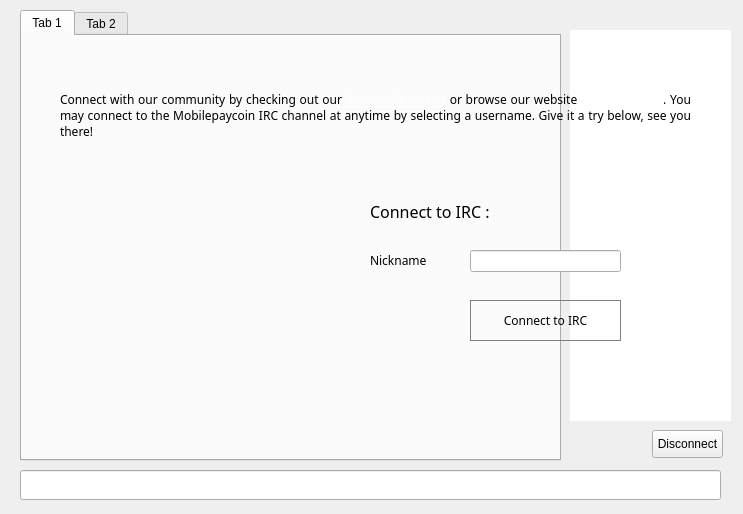
<?xml version="1.0" encoding="UTF-8"?>
<ui version="4.0">
 <class>ChatWindowClass</class>
 <widget class="QWidget" name="ChatWindowClass">
  <property name="geometry">
   <rect>
    <x>0</x>
    <y>0</y>
    <width>743</width>
    <height>514</height>
   </rect>
  </property>
  <widget class="QWidget" name="widget_2" native="true">
   <property name="geometry">
    <rect>
     <x>0</x>
     <y>0</y>
     <width>741</width>
     <height>511</height>
    </rect>
   </property>
   <widget class="QWidget" name="splitter" native="true">
    <property name="enabled">
     <bool>true</bool>
    </property>
    <property name="geometry">
     <rect>
      <x>10</x>
      <y>10</y>
      <width>721</width>
      <height>501</height>
     </rect>
    </property>
    <property name="styleSheet">
     <string notr="true"/>
    </property>
    <widget class="QTabWidget" name="tab">
     <property name="geometry">
      <rect>
       <x>10</x>
       <y>0</y>
       <width>541</width>
       <height>451</height>
      </rect>
     </property>
     <property name="styleSheet">
      <string notr="true"/>
     </property>
     <property name="tabShape">
      <enum>QTabWidget::Rounded</enum>
     </property>
     <property name="currentIndex">
      <number>0</number>
     </property>
     <property name="tabsClosable">
      <bool>false</bool>
     </property>
     <widget class="QWidget" name="widget_4">
      <attribute name="title">
       <string>Tab 1</string>
      </attribute>
     </widget>
     <widget class="QWidget" name="tab_5">
      <attribute name="title">
       <string>Tab 2</string>
      </attribute>
     </widget>
    </widget>
    <widget class="QLineEdit" name="lineEdit">
     <property name="geometry">
      <rect>
       <x>10</x>
       <y>460</y>
       <width>701</width>
       <height>30</height>
      </rect>
     </property>
     <property name="sizePolicy">
      <sizepolicy hsizetype="Fixed" vsizetype="Fixed">
       <horstretch>0</horstretch>
       <verstretch>0</verstretch>
      </sizepolicy>
     </property>
     <property name="maximumSize">
      <size>
       <width>16777215</width>
       <height>30</height>
      </size>
     </property>
    </widget>
    <widget class="QListView" name="userView">
     <property name="geometry">
      <rect>
       <x>560</x>
       <y>20</y>
       <width>161</width>
       <height>391</height>
      </rect>
     </property>
     <property name="minimumSize">
      <size>
       <width>0</width>
       <height>300</height>
      </size>
     </property>
     <property name="styleSheet">
      <string notr="true">border-radius:10px;</string>
     </property>
    </widget>
    <widget class="QPushButton" name="disconnect">
     <property name="geometry">
      <rect>
       <x>642</x>
       <y>420</y>
       <width>71</width>
       <height>28</height>
      </rect>
     </property>
     <property name="text">
      <string>Disconnect</string>
     </property>
    </widget>
   </widget>
   <widget class="QWidget" name="hide3" native="true">
    <property name="geometry">
     <rect>
      <x>0</x>
      <y>0</y>
      <width>741</width>
      <height>511</height>
     </rect>
    </property>
    <property name="styleSheet">
     <string notr="true">font-family:Proxima Nova Rg;</string>
    </property>
    <widget class="QWidget" name="layoutWidget">
     <property name="geometry">
      <rect>
       <x>10</x>
       <y>6</y>
       <width>731</width>
       <height>41</height>
      </rect>
     </property>
     <layout class="QHBoxLayout" name="hide1">
      <property name="spacing">
       <number>7</number>
      </property>
      <item>
       <widget class="QLabel" name="label_9">
        <property name="sizePolicy">
         <sizepolicy hsizetype="Preferred" vsizetype="Preferred">
          <horstretch>0</horstretch>
          <verstretch>0</verstretch>
         </sizepolicy>
        </property>
        <property name="font">
         <font>
          <family>Proxima Nova Rg</family>
         </font>
        </property>
        <property name="text">
         <string></string>
        </property>
       </widget>
      </item>
     </layout>
    </widget>
    <widget class="QLabel" name="hide2">
     <property name="geometry">
      <rect>
       <x>60</x>
       <y>70</y>
       <width>631</width>
       <height>91</height>
      </rect>
     </property>
     <property name="text">
      <string>&lt;html&gt;&lt;head/&gt;&lt;body&gt;&lt;p align=&quot;justify&quot;&gt;&lt;span style=&quot; font-size:9pt;&quot;&gt;Connect with our community by checking out our &lt;/span&gt;&lt;a href=&quot;https://bitcointalk.org/index.php?topic=459622.0&quot;&gt;&lt;span style=&quot; font-size:9pt; text-decoration: underline; color:#ffffff;&quot;&gt;Bitcointalk thread&lt;/span&gt;&lt;/a&gt;&lt;span style=&quot; font-size:9pt;&quot;&gt; or browse our website &lt;/span&gt;&lt;a href=&quot;http://www.mobilepaycoin.org&quot;&gt;&lt;span style=&quot; font-size:9pt; text-decoration: underline; color:#ffffff;&quot;&gt;Mobilepaycoin&lt;/span&gt;&lt;/a&gt;&lt;span style=&quot; font-size:9pt;&quot;&gt;. You may connect to the Mobilepaycoin IRC channel at anytime by selecting a username. Give it a try below, see you there!&lt;/span&gt;&lt;/p&gt;&lt;/body&gt;&lt;/html&gt;</string>
     </property>
     <property name="wordWrap">
      <bool>true</bool>
     </property>
     <property name="openExternalLinks">
      <bool>true</bool>
     </property>
    </widget>
    <widget class="QLabel" name="label">
     <property name="geometry">
      <rect>
       <x>100</x>
       <y>380</y>
       <width>71</width>
       <height>51</height>
      </rect>
     </property>
     <property name="text">
      <string></string>
     </property>
     <property name="margin">
      <number>5</number>
     </property>
     <property name="openExternalLinks">
      <bool>true</bool>
     </property>
    </widget>
    <widget class="QLabel" name="label_3">
     <property name="geometry">
      <rect>
       <x>190</x>
       <y>380</y>
       <width>53</width>
       <height>51</height>
      </rect>
     </property>
     <property name="text">
      <string></string>
     </property>
     <property name="openExternalLinks">
      <bool>true</bool>
     </property>
    </widget>
    <widget class="QLabel" name="label_4">
     <property name="geometry">
      <rect>
       <x>260</x>
       <y>380</y>
       <width>41</width>
       <height>51</height>
      </rect>
     </property>
     <property name="text">
      <string></string>
     </property>
     <property name="openExternalLinks">
      <bool>true</bool>
     </property>
    </widget>
    <widget class="QLabel" name="label_2">
     <property name="geometry">
      <rect>
       <x>60</x>
       <y>160</y>
       <width>150</width>
       <height>211</height>
      </rect>
     </property>
     <property name="text">
      <string></string>
     </property>
    </widget>
    <widget class="QLineEdit" name="editPseudo">
     <property name="geometry">
      <rect>
       <x>470</x>
       <y>250</y>
       <width>151</width>
       <height>22</height>
      </rect>
     </property>
     <property name="text">
      <string/>
     </property>
    </widget>
    <widget class="QLabel" name="label_5">
     <property name="geometry">
      <rect>
       <x>370</x>
       <y>250</y>
       <width>61</width>
       <height>21</height>
      </rect>
     </property>
     <property name="text">
      <string>Nickname</string>
     </property>
    </widget>
    <widget class="QPushButton" name="buttonConnect">
     <property name="geometry">
      <rect>
       <x>470</x>
       <y>300</y>
       <width>151</width>
       <height>41</height>
      </rect>
     </property>
     <property name="styleSheet">
      <string notr="true">border-radius:40px;border:1px solid grey</string>
     </property>
     <property name="text">
      <string>Connect to IRC</string>
     </property>
    </widget>
    <widget class="QLabel" name="label_10">
     <property name="geometry">
      <rect>
       <x>370</x>
       <y>200</y>
       <width>161</width>
       <height>21</height>
      </rect>
     </property>
     <property name="text">
      <string>&lt;html&gt;&lt;head/&gt;&lt;body&gt;&lt;p&gt;&lt;span style=&quot; font-size:12pt;&quot;&gt;Connect to IRC :&lt;/span&gt;&lt;/p&gt;&lt;/body&gt;&lt;/html&gt;</string>
     </property>
    </widget>
    <zorder>layoutWidget</zorder>
    <zorder>hide2</zorder>
    <zorder>label</zorder>
    <zorder>label_3</zorder>
    <zorder>label_4</zorder>
    <zorder>label_2</zorder>
    <zorder>editPseudo</zorder>
    <zorder>label_5</zorder>
    <zorder>buttonConnect</zorder>
    <zorder>label_10</zorder>
    <zorder>label_9</zorder>
   </widget>
  </widget>
  <action name="actionQuit">
   <property name="text">
    <string>Quitter</string>
   </property>
   <property name="shortcut">
    <string>Ctrl+Q</string>
   </property>
  </action>
  <action name="actionCloseTab">
   <property name="text">
    <string>Fermer l'onglet</string>
   </property>
  </action>
 </widget>
 <layoutdefault spacing="6" margin="11"/>
 <resources/>
 <connections/>
</ui>
